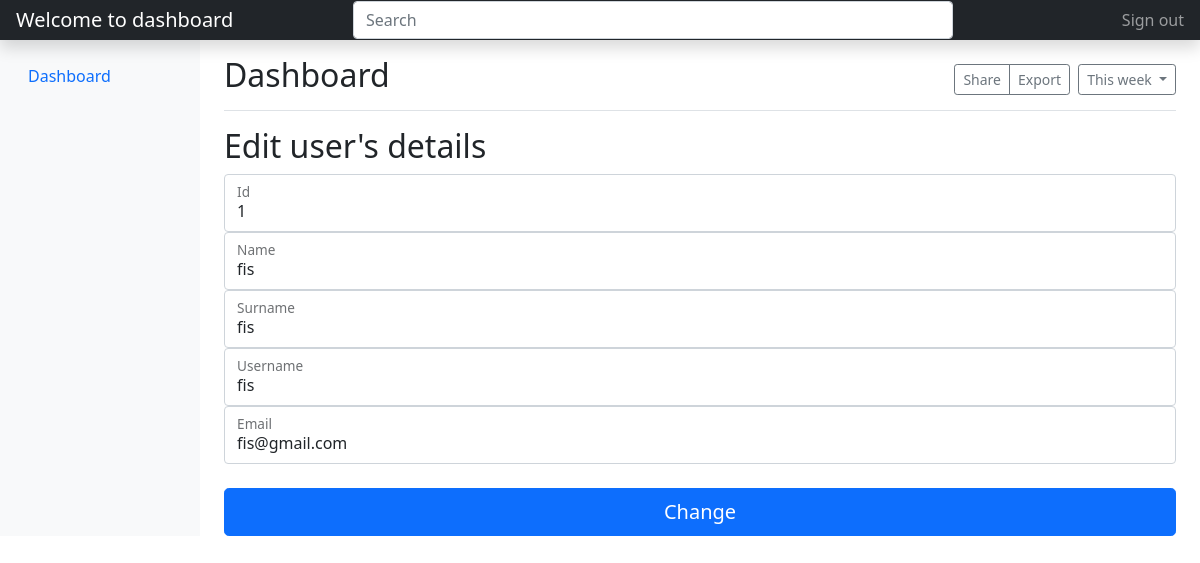
The app's page /updateUsers.php?id=1, older data.
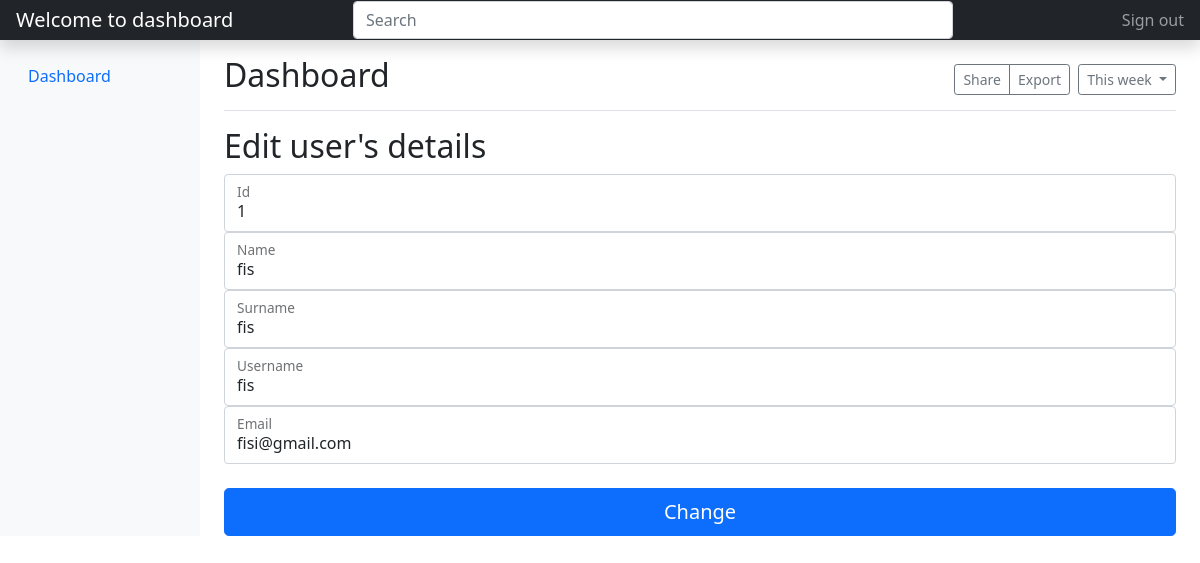
The same page, newer data.
### tables this page shows
CREATE TABLE `users` (
  `id` int(5) NOT NULL,
  `name` varchar(255) NOT NULL,
  `surname` varchar(255) NOT NULL,
  `username` varchar(255) NOT NULL,
  `email` varchar(255) NOT NULL,
  `password` varchar(255) NOT NULL,
  `confirmpassword` varchar(255) NOT NULL,
  `isadmin` varchar(255) NOT NULL
);

### updateUsers.php (the view, shortened to what this page needs)
<?php
    include_once("config.php");
    $id = $_GET['id'];
    $sql = "SELECT * FROM users WHERE id=:id";
    $selectUser = $conn->prepare($sql);
    $selectUser->bindParam(":id", $id);
    $selectUser->execute();
    $user_data = $selectUser->fetch();
?>
<!DOCTYPE html>
 <html>
 <head>
 	<link href="https://cdn.jsdelivr.net/npm/bootstrap@5.1.3/dist/css/bootstrap.min.css" rel="stylesheet">
 </head>
 <body>
 <header class="navbar navbar-dark sticky-top bg-dark flex-md-nowrap p-0 shadow">
  <a class="navbar-brand col-md-3 col-lg-2 me-0 px-3" href="#"><?php echo "Welcome to dashboard ".$_SESSION['username']; ?></a>
  <input class="form-control form-control-dark w-50" type="text" placeholder="Search" aria-label="Search">
  <div class="navbar-nav">
    <div class="nav-item text-nowrap">
      <a class="nav-link px-3" href="logout.php">Sign out</a>
    </div>
  </div>
</header>
<div class="container-fluid">
  <div class="row">
    <nav id="sidebarMenu" class="col-md-3 col-lg-2 d-md-block bg-light sidebar collapse">
      <div class="position-sticky pt-3">
        <ul class="nav flex-column">
          <li class="nav-item">
            <a class="nav-link active" aria-current="page" href="dashboard.php">
              Dashboard
            </a>
        </ul>
      </div>
    </nav>
    <main class="col-md-9 ms-sm-auto col-lg-10 px-md-4">
      <div class="d-flex justify-content-between flex-wrap flex-md-nowrap align-items-center pt-3 pb-2 mb-3 border-bottom">
        <h1 class="h2">Dashboard</h1>
        <div class="btn-toolbar mb-2 mb-md-0">
          <div class="btn-group me-2">
            <button type="button" class="btn btn-sm btn-outline-secondary">Share</button>
            <button type="button" class="btn btn-sm btn-outline-secondary">Export</button>
          </div>
          <button type="button" class="btn btn-sm btn-outline-secondary dropdown-toggle">
            This week
          </button>
        </div>
      </div>
      <h2>Edit user's details</h2>
      <div class="table-responsive">
        <form action="editUsers.php" method="post">
        <div class="form-floating">
          <input type="number" class="form-control" id="floatingInput" placeholder="Id" name="id" value="<?php echo  $user_data['id'] ?>">
          <label for="floatingInput">Id</label>
        </div>
        <div class="form-floating">
          <input type="text" class="form-control" id="floatingInput" placeholder="Name" name="name" value="<?php echo  $user_data['name'] ?>">
          <label for="floatingInput">Name</label>
        </div>
        <div class="form-floating">
          <input type="text" class="form-control" id="floatingInput" placeholder="Surname" name="surname" value="<?php echo  $user_data['surname'] ?>">
          <label for="floatingInput">Surname</label>
        </div>
        <div class="form-floating">
          <input type="text" class="form-control" id="floatingInput" placeholder="Username" name="username" value="<?php echo  $user_data['username'] ?>">
          <label for="floatingInput">Username</label>
        </div>
        <div class="form-floating">
          <input type="email" class="form-control" id="floatingInput" placeholder="Email" name="email" value="<?php echo  $user_data['email'] ?>">
          <label for="floatingInput">Email</label>
        </div>
        <br>
        <button class="w-100 btn btn-lg btn-primary" type="submit" name="submit">Change</button>
      </form>
      </div>
    </main>
  </div>
</div>
  </body>
</html>
 </body>
 </html>

Row changes from the older to the newer data that the page shows:
changed users "fis": email "fis@gmail.com" → "fisi@gmail.com"
